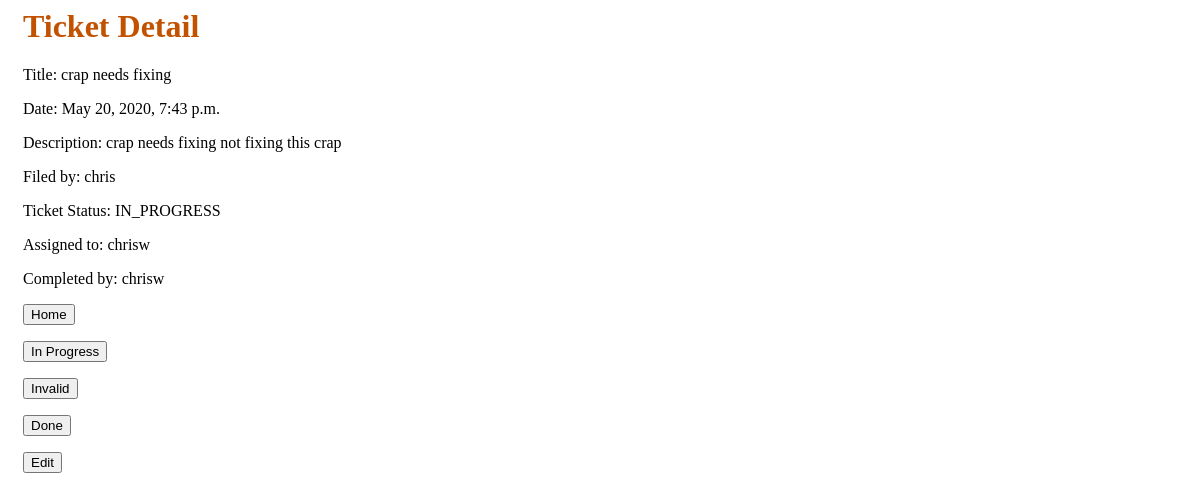
Screenshot of /ticket_detail/1 (signed in) with the database file from the repository.
### bugticket/models.py (models this page shows, shortened)
class Ticket(models.Model):
    NEW = 'NEW'
    IN_PROGRESS = 'IN PROGRESS'
    DONE = 'DONE'
    INVALID = 'INVALID'
    STATUS_CHOICES = [
        (NEW, 'NEW'),
        (IN_PROGRESS, 'IN PROGRESS'),
        (DONE, 'DONE'),
        (INVALID, 'INVALID'),
    ]
    title = models.CharField(max_length=50)
    description = models.TextField()
    date = models.DateTimeField(default=timezone.now)
    filed_user = models.ForeignKey(
        get_user_model(),
        related_name='filed_user',
        on_delete=models.CASCADE,
        null=True, blank=True, default=None,
    )
    ticket_status = models.CharField(
        max_length=20, choices=STATUS_CHOICES, default=NEW
        )
    assigned_user = models.ForeignKey(
        get_user_model(),
        related_name='ticket_user',
        on_delete=models.CASCADE,
        null=True, blank=True, default=None,
    )
    completed_user = models.ForeignKey(
        get_user_model(),
        related_name='completed_user',
        on_delete=models.CASCADE,
        null=True, blank=True, default=None,
    )

class CustomUser(AbstractUser):
    display_name = models.CharField(max_length=50, unique=True)

### bugticket/views.py (the view)
# urls.py: path('ticket_detail/<int:id>', views.ticket_details, name='ticket_detail'),
@login_required
def ticket_details(request, id):
    html = 'ticket_detail.html'
    ticket = Ticket.objects.get(id=id)
    return render(request, html, {'ticket': ticket})

### bugticket/templates/ticket_detail.html
{% load static %}
<html>
<head>
<link rel="stylesheet" href="{% static 'css/style.css' %}">
</head>
<body>
<h1> Ticket Detail </h1>
<p>
Title: {{ ticket.title }}
</p>
<p>
Date: {{ ticket.date }}
</p>
<p>
Description: {{ ticket.description }}
</p>
<p>
Filed by: {{ ticket.filed_user }}
</p>
<p>
Ticket Status: {{ ticket.ticket_status }}
</p>
<p>
Assigned to: {{ ticket.assigned_user }}
</p>
<p>
Completed by: {{ ticket.completed_user }}
</p>
<p><a href = {%url 'home' %}><button>Home</button></a></p>
<p><a href = {%url 'inprogress_ticket' ticket_id=ticket.id %}><button>In Progress</button></a></p>
<p><a href = {%url 'invalid_ticket' ticket_id=ticket.id %}><button>Invalid</button></a></p>
<p><a href = {%url 'complete_ticket' ticket_id=ticket.id %}><button>Done</button></a></p>
<p><a href = {%url 'edit_ticket' ticket_id=ticket.id %}><button>Edit</button></a></p>
</body>
</html>

### bugticket/static/css/style.css (style rules this page uses)
h1 { color:#C25100; font-family: 'Lobster'; }
body { padding-left: 15px; }

### rows the page displays
Ticket: title "crap needs fixing", date "May 20, 2020, 7:43 p.m.", description "crap needs fixing not fixing this crap", filed_user "chris", ticket_status "IN_PROGRESS", assigned_user "chrisw", completed_user "chrisw"
